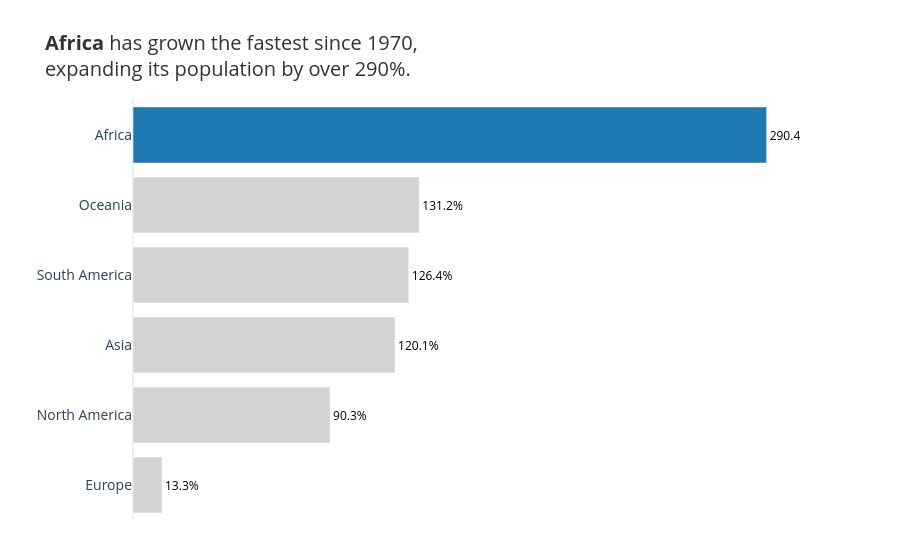

The cell this chart's notebook holds for it:
### Markdown cell above
**Chart choice & justification:** *Which chart did you choose, and why? Justify design choices.

I chose a horizontal bar chart to visualize the relative growth of populations across continents. A bar chart is the most effective way to compare a single quantitative metric (growth rate) across categorical groups (continents  

Insight Title: Instead of a generic title, I used an insight title ("[Continent] has grown the fastest...") to immediately answer the core question.

Color Encoding: To highlight the finding and make it accessible (CVD-safe), I avoided red/green. I used a neutral gray for the context (all other continents) and a single accent color (blue) to draw attention to the fastest-growing continent.

Decluttered Layout: I used the plotly_white template and removed gridlines, axis titles, and the legend. Because I added direct data labels (percentages) at the end of each bar, the reader doesn't need to look back and forth between the axis and the bars, making the chart much easier to read.

### Code cell
# Q1
# YOUR CODE HERE
df_continent = df_long.groupby(['Continent', 'Year'])['Population'].sum().reset_index()
df_target = df_continent[df_continent['Year'].isin([1970, 2022])]
df_pivot = df_target.pivot(index='Continent', columns='Year', values='Population').reset_index()
df_pivot['Growth_Rate'] = (df_pivot[2022] - df_pivot[1970]) / df_pivot[1970]
df_pivot = df_pivot.sort_values(by='Growth_Rate', ascending=False).reset_index(drop=True)

fastest_continent = df_pivot.iloc[0]['Continent']
fastest_growth_pct = df_pivot.iloc[0]['Growth_Rate'] * 100

colors = ['#1f77b4' if c == fastest_continent else '#d3d3d3' for c in df_pivot['Continent']]

fig = go.Figure(data=[
    go.Bar(
        x=df_pivot['Growth_Rate'] * 100,
        y=df_pivot['Continent'],
        orientation='h',
        marker_color=colors,
        text=df_pivot['Growth_Rate'].apply(lambda x: f"{x*100:.1f}%"),
        textposition='outside',
        textfont=dict(color='black', size=12)
    )
])

fig.update_layout(
    title=dict(
        text=f"<b>{fastest_continent}</b> has grown the fastest since 1970,<br>expanding its population by over {fastest_growth_pct:.0f}%.",
        font=dict(size=20, color='#333333'),
        x=0.05
    ),
    template='plotly_white',
    showlegend=False,
    xaxis_title="",
    yaxis_title="",
    xaxis=dict(
        showgrid=False,  
        showticklabels=False
    ),
    yaxis=dict(
        showgrid=False,
        tickfont=dict(size=14)
    ),
    margin=dict(l=20, r=100, t=100, b=40),
    plot_bgcolor='white'
)

fig.update_yaxes(autorange="reversed")

fig.show()

### Figure 1 — Plotly figure (JSON) as saved in the notebook; plotly's stock layout.template omitted (floating-point values rounded to 4 significant figures)
{"data": [{"marker": {"color": ["#1f77b4", "#d3d3d3", "#d3d3d3", "#d3d3d3", "#d3d3d3", "#d3d3d3"]}, "orientation": "h", "text": ["290.4%", "131.2%", "126.4%", "120.1%", "90.3%", "13.3%"], "textfont": {"color": "black", "size": 12}, "textposition": "outside", "type": "bar", "x": [290.4, 131.2, 126.4, 120.1, 90.31, 13.3], "y": ["Africa", "Oceania", "South America", "Asia", "North America", "Europe"]}], "layout": {"margin": {"b": 40, "l": 20, "r": 100, "t": 100}, "plot_bgcolor": "white", "showlegend": false, "title": {"font": {"color": "#333333", "size": 20}, "text": "<b>Africa</b> has grown the fastest since 1970,<br>expanding its population by over 290%.", "x": 0.05}, "xaxis": {"showgrid": false, "showticklabels": false, "title": {"text": ""}}, "yaxis": {"autorange": "reversed", "showgrid": false, "tickfont": {"size": 14}, "title": {"text": ""}}}}
